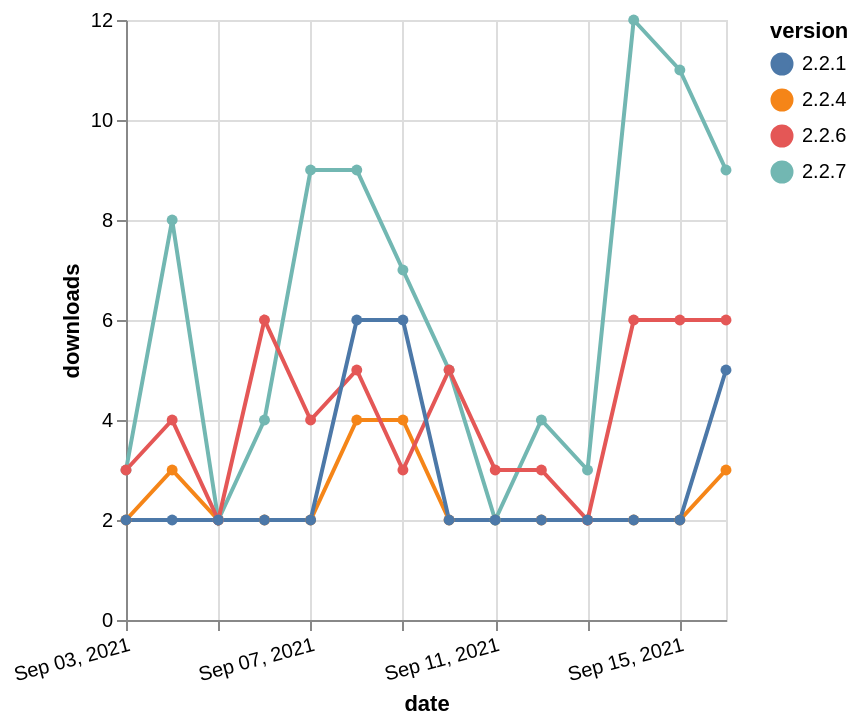

Source (Vega-Lite JSON):
### Vega-Lite specification from a JSON file in a GitHub repository (floating-point values rounded to 4 significant figures)
{"$schema": "https://vega.github.io/schema/vega-lite/v5.json", "description": "A simple bar chart with embedded data.", "data": {"values": [{"date": "2021-09-03", "total": 3693, "delta": 2, "version": "2.2.4"}, {"date": "2021-09-04", "total": 3696, "delta": 3, "version": "2.2.4"}, {"date": "2021-09-05", "total": 3698, "delta": 2, "version": "2.2.4"}, {"date": "2021-09-06", "total": 3700, "delta": 2, "version": "2.2.4"}, {"date": "2021-09-07", "total": 3702, "delta": 2, "version": "2.2.4"}, {"date": "2021-09-08", "total": 3706, "delta": 4, "version": "2.2.4"}, {"date": "2021-09-09", "total": 3710, "delta": 4, "version": "2.2.4"}, {"date": "2021-09-10", "total": 3712, "delta": 2, "version": "2.2.4"}, {"date": "2021-09-11", "total": 3714, "delta": 2, "version": "2.2.4"}, {"date": "2021-09-12", "total": 3716, "delta": 2, "version": "2.2.4"}, {"date": "2021-09-13", "total": 3718, "delta": 2, "version": "2.2.4"}, {"date": "2021-09-14", "total": 3720, "delta": 2, "version": "2.2.4"}, {"date": "2021-09-15", "total": 3722, "delta": 2, "version": "2.2.4"}, {"date": "2021-09-16", "total": 3725, "delta": 3, "version": "2.2.4"}, {"date": "2021-09-03", "total": 4258, "delta": 3, "version": "2.2.7"}, {"date": "2021-09-04", "total": 4266, "delta": 8, "version": "2.2.7"}, {"date": "2021-09-05", "total": 4268, "delta": 2, "version": "2.2.7"}, {"date": "2021-09-06", "total": 4272, "delta": 4, "version": "2.2.7"}, {"date": "2021-09-07", "total": 4281, "delta": 9, "version": "2.2.7"}, {"date": "2021-09-08", "total": 4290, "delta": 9, "version": "2.2.7"}, {"date": "2021-09-09", "total": 4297, "delta": 7, "version": "2.2.7"}, {"date": "2021-09-10", "total": 4302, "delta": 5, "version": "2.2.7"}, {"date": "2021-09-11", "total": 4304, "delta": 2, "version": "2.2.7"}, {"date": "2021-09-12", "total": 4308, "delta": 4, "version": "2.2.7"}, {"date": "2021-09-13", "total": 4311, "delta": 3, "version": "2.2.7"}, {"date": "2021-09-14", "total": 4323, "delta": 12, "version": "2.2.7"}, {"date": "2021-09-15", "total": 4334, "delta": 11, "version": "2.2.7"}, {"date": "2021-09-16", "total": 4343, "delta": 9, "version": "2.2.7"}, {"date": "2021-09-03", "total": 4677, "delta": 3, "version": "2.2.6"}, {"date": "2021-09-04", "total": 4681, "delta": 4, "version": "2.2.6"}, {"date": "2021-09-05", "total": 4683, "delta": 2, "version": "2.2.6"}, {"date": "2021-09-06", "total": 4689, "delta": 6, "version": "2.2.6"}, {"date": "2021-09-07", "total": 4693, "delta": 4, "version": "2.2.6"}, {"date": "2021-09-08", "total": 4698, "delta": 5, "version": "2.2.6"}, {"date": "2021-09-09", "total": 4701, "delta": 3, "version": "2.2.6"}, {"date": "2021-09-10", "total": 4706, "delta": 5, "version": "2.2.6"}, {"date": "2021-09-11", "total": 4709, "delta": 3, "version": "2.2.6"}, {"date": "2021-09-12", "total": 4712, "delta": 3, "version": "2.2.6"}, {"date": "2021-09-13", "total": 4714, "delta": 2, "version": "2.2.6"}, {"date": "2021-09-14", "total": 4720, "delta": 6, "version": "2.2.6"}, {"date": "2021-09-15", "total": 4726, "delta": 6, "version": "2.2.6"}, {"date": "2021-09-16", "total": 4732, "delta": 6, "version": "2.2.6"}, {"date": "2021-09-03", "total": 4524, "delta": 2, "version": "2.2.1"}, {"date": "2021-09-04", "total": 4526, "delta": 2, "version": "2.2.1"}, {"date": "2021-09-05", "total": 4528, "delta": 2, "version": "2.2.1"}, {"date": "2021-09-06", "total": 4530, "delta": 2, "version": "2.2.1"}, {"date": "2021-09-07", "total": 4532, "delta": 2, "version": "2.2.1"}, {"date": "2021-09-08", "total": 4538, "delta": 6, "version": "2.2.1"}, {"date": "2021-09-09", "total": 4544, "delta": 6, "version": "2.2.1"}, {"date": "2021-09-10", "total": 4546, "delta": 2, "version": "2.2.1"}, {"date": "2021-09-11", "total": 4548, "delta": 2, "version": "2.2.1"}, {"date": "2021-09-12", "total": 4550, "delta": 2, "version": "2.2.1"}, {"date": "2021-09-13", "total": 4552, "delta": 2, "version": "2.2.1"}, {"date": "2021-09-14", "total": 4554, "delta": 2, "version": "2.2.1"}, {"date": "2021-09-15", "total": 4556, "delta": 2, "version": "2.2.1"}, {"date": "2021-09-16", "total": 4561, "delta": 5, "version": "2.2.1"}]}, "width": "container", "mark": {"type": "line", "point": {"filled": true}}, "encoding": {"x": {"field": "date", "type": "temporal", "timeUnit": "yearmonthdate", "title": "date", "axis": {"labelAngle": -15}}, "y": {"field": "delta", "type": "quantitative", "title": "downloads"}, "color": {"field": "version", "type": "nominal"}, "tooltip": {"field": "delta"}}}
